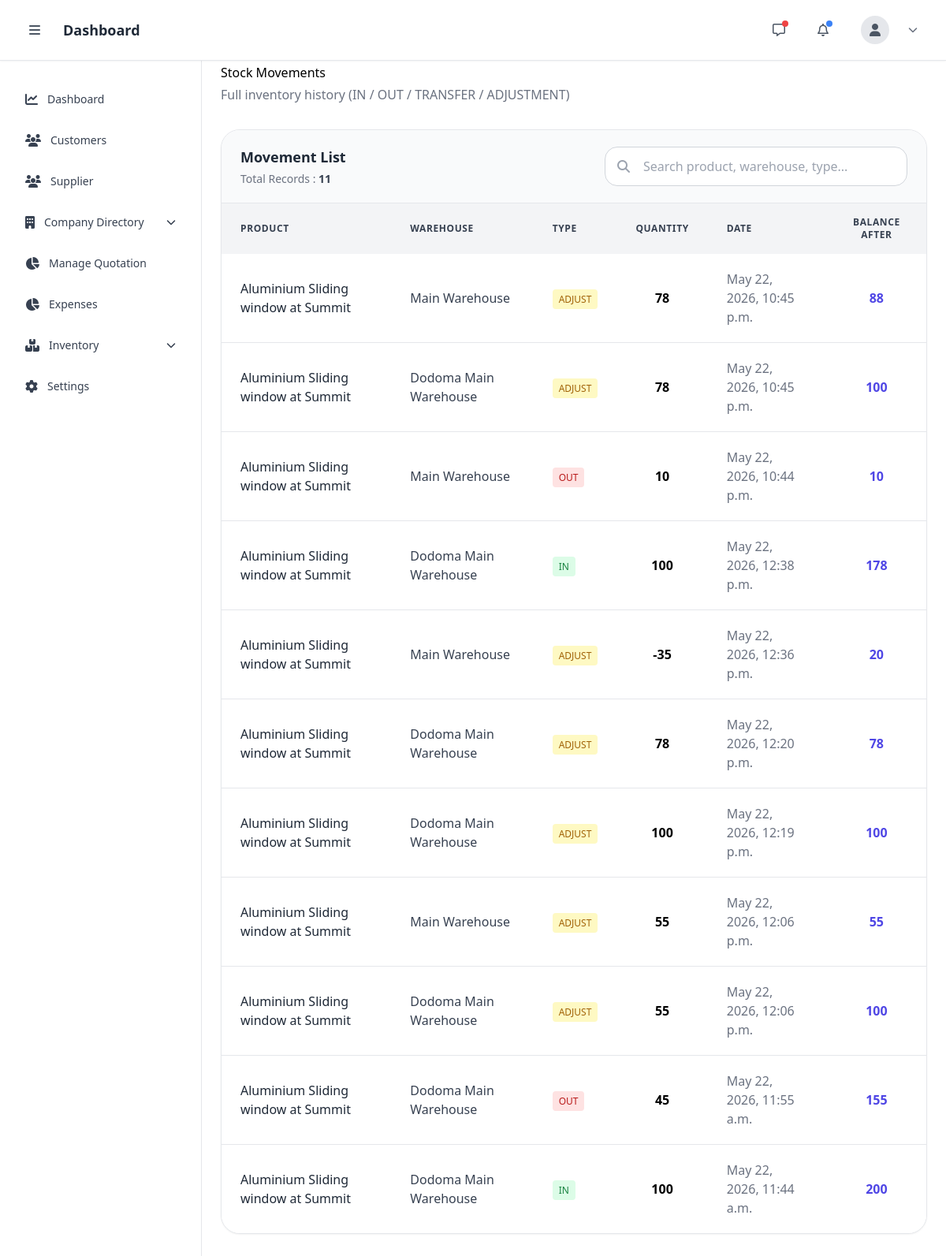
The page /inventory/stock-movements/ on the database its author committed.
### inventory/models.py (models this page shows, shortened)
class StockMovement(models.Model):
    MOVEMENT_TYPES = (
        ('IN', 'IN'),
        ('OUT', 'OUT'),
        ('ADJUSTMENT', 'ADJUSTMENT'),
        ('TRANSFER', 'TRANSFER'),
    )
    product = models.ForeignKey(
        Product,
        on_delete=models.CASCADE
    )
    warehouse = models.ForeignKey(
        Warehouse,
        on_delete=models.CASCADE
    )
    movement_type = models.CharField(
        max_length=20,
        choices=MOVEMENT_TYPES
    )
    reference_type = models.CharField(max_length=100)
    reference_id = models.IntegerField(null=True, blank=True)
    quantity = models.IntegerField()
    balance_after = models.IntegerField()
    created_by = models.ForeignKey(
        User,
        on_delete=models.SET_NULL,
        null=True
    )
    note = models.TextField(null=True, blank=True)
    created_at = models.DateTimeField(auto_now_add=True)

class Product(models.Model):
    category = models.ForeignKey(
        Category,
        on_delete=models.CASCADE
    )
    unit = models.ForeignKey(
        Unit,
        on_delete=models.CASCADE
    )
    product_code = models.CharField(max_length=100, unique=True)
    name = models.CharField(max_length=255)
    description = models.TextField(blank=True)
    buying_price = models.DecimalField(
        max_digits=12,
        decimal_places=2
    )
    selling_price = models.DecimalField(
        max_digits=12,
        decimal_places=2
    )
    minimum_stock = models.IntegerField(default=0)
    barcode = models.CharField(max_length=255, blank=True)
    created_at = models.DateTimeField(auto_now_add=True)

class Warehouse(models.Model):
    name = models.CharField(max_length=255)
    location = models.CharField(max_length=255)
    manager = models.ForeignKey(
        User,
        on_delete=models.SET_NULL,
        null=True
    )

### inventory/views.py (the view)
# urls.py: path('stock-movements/', views.stock_movements, name='stock_movements'),
def stock_movements(request):
    query = request.GET.get('q', '')
    movements = StockMovement.objects.select_related(
        'product', 'warehouse'
    ).order_by('-id')
    if query:
        movements = movements.filter(
            Q(product__name__icontains=query) |
            Q(warehouse__name__icontains=query) |
            Q(movement_type__icontains=query)
        )
    return render(request, 'manager/stock_movements.html', {
        'movements': movements,
        'query': query
    })

### templates/manager/stock_movements.html (shortened to what this page needs)
{% extends 'manager/base.html' %}
{% load humanize %}
{% block content %}
{% include 'manager/nav.html' %}
{% include 'manager/sidebar.html' %}
<div class="sm:ml-64 min-h-screen  pt-20 px-4 md:px-6 pb-10">
    <div class="max-w-7xl mx-auto">
        <div class="flex flex-col lg:flex-row lg:items-center lg:justify-between gap-4 mb-8">
            <div>
                <h1 class="text-3xltext-gray-800">
                    Stock Movements
                </h1>
                <p class="text-gray-500 mt-1">
                    Full inventory history (IN / OUT / TRANSFER / ADJUSTMENT)
                </p>
            </div>
        </div>
        <div class="bg-white border border-gray-200 rounded-3xl shadow-sm overflow-hidden">
            <div class="px-6 py-5 border-b border-gray-200 bg-gray-50">
                <div class="flex flex-col lg:flex-row lg:items-center lg:justify-between gap-5">
                    <div>
                        <h2 class="text-lg font-semibold text-gray-800">
                            Movement List
                        </h2>
                        <p class="text-sm text-gray-500 mt-1">
                            Total Records :
                            <span class="font-semibold text-gray-700">
                                {{ movements.count }}
                            </span>
                        </p>
                    </div>
                    <div class="w-full lg:w-96">
                        <div class="relative">
                            <div class="absolute inset-y-0 left-0 flex items-center pl-4 text-gray-400">
                                <i class="fa-solid fa-magnifying-glass"></i>
                            </div>
                            <input
                                type="text"
                                id="movementSearch"
                                placeholder="Search product, warehouse, type..."
                                class="w-full pl-12 pr-4 py-3 rounded-2xl border border-gray-300 focus:ring-2 focus:ring-indigo-500 outline-none"
                            >
                        </div>
                    </div>
                </div>
            </div>
            <div class="overflow-x-auto">
                <table class="w-full">
                    <thead class="bg-gray-100 text-gray-700 uppercase text-xs tracking-wider">
                        <tr>
                            <th class="px-6 py-4 text-left">Product</th>
                            <th class="px-6 py-4 text-left">Warehouse</th>
                            <th class="px-6 py-4 text-left">Type</th>
                            <th class="px-6 py-4 text-center">Quantity</th>
                            <th class="px-6 py-4 text-left">Date</th>
                            <th class="px-6 py-4 text-center">Balance After</th>
                        </tr>
                    </thead>
                    <tbody id="movementTable" class="divide-y divide-gray-200 bg-white">
                        {% for m in movements %}
                        <tr class="movement-row hover:bg-gray-50 transition"
                            data-product="{{ m.product.name|lower }}"
                            data-warehouse="{{ m.warehouse.name|lower }}"
                            data-type="{{ m.movement_type|lower }}"
                        >
                            <td class="px-6 py-5 font-medium text-gray-800">
                                {{ m.product.name }}
                            </td>
                            <td class="px-6 py-5 text-gray-700">
                                {{ m.warehouse.name }}
                            </td>
                            <td class="px-6 py-5">
                                {% if m.movement_type == 'IN' %}
                                    <span class="px-2 py-1 bg-green-100 text-green-700 rounded text-xs">IN</span>
                                {% elif m.movement_type == 'OUT' %}
                                    <span class="px-2 py-1 bg-red-100 text-red-700 rounded text-xs">OUT</span>
                                {% elif m.movement_type == 'TRANSFER' %}
                                    <span class="px-2 py-1 bg-indigo-100 text-indigo-700 rounded text-xs">TRANSFER</span>
                                {% else %}
                                    <span class="px-2 py-1 bg-yellow-100 text-yellow-700 rounded text-xs">ADJUST</span>
                                {% endif %}
                            </td>
                            <td class="px-6 py-5 text-center font-semibold">
                                {{ m.quantity }}
                            </td>
                            <td class="px-6 py-5 text-gray-500">
                                {{ m.created_at }}
                            </td>
                            <td class="px-6 py-5 text-center text-indigo-600 font-semibold">
                                {{ m.balance_after }}
                            </td>
                        </tr>
                        {% empty %}
                        <tr>
                            <td colspan="5" class="px-6 py-20 text-center text-gray-500">
                                No movements found
                            </td>
                        </tr>
                        {% endfor %}
                    </tbody>
                </table>
            </div>
        </div>
    </div>
</div>
{% endblock %}

### rows shown on the page
StockMovement: product.name "Aluminium Sliding window at Summit", warehouse.name "Main Warehouse", movement_type "ADJUST", quantity "78", created_at "May 22, 2026, 10:45 p.m.", balance_after "88"
StockMovement: product.name "Aluminium Sliding window at Summit", warehouse.name "Dodoma Main Warehouse", movement_type "ADJUST", quantity "78", created_at "May 22, 2026, 10:45 p.m.", balance_after "100"
StockMovement: product.name "Aluminium Sliding window at Summit", warehouse.name "Main Warehouse", movement_type "OUT", quantity "10", created_at "May 22, 2026, 10:44 p.m.", balance_after "10"
StockMovement: product.name "Aluminium Sliding window at Summit", warehouse.name "Dodoma Main Warehouse", movement_type "IN", quantity "100", created_at "May 22, 2026, 12:38 p.m.", balance_after "178"
StockMovement: product.name "Aluminium Sliding window at Summit", warehouse.name "Main Warehouse", movement_type "ADJUST", quantity "-35", created_at "May 22, 2026, 12:36 p.m.", balance_after "20"
StockMovement: product.name "Aluminium Sliding window at Summit", warehouse.name "Dodoma Main Warehouse", movement_type "ADJUST", quantity "78", created_at "May 22, 2026, 12:20 p.m.", balance_after "78"
StockMovement: product.name "Aluminium Sliding window at Summit", warehouse.name "Dodoma Main Warehouse", movement_type "ADJUST", quantity "100", created_at "May 22, 2026, 12:19 p.m.", balance_after "100"
StockMovement: product.name "Aluminium Sliding window at Summit", warehouse.name "Main Warehouse", movement_type "ADJUST", quantity "55", created_at "May 22, 2026, 12:06 p.m.", balance_after "55"
StockMovement: product.name "Aluminium Sliding window at Summit", warehouse.name "Dodoma Main Warehouse", movement_type "ADJUST", quantity "55", created_at "May 22, 2026, 12:06 p.m.", balance_after "100"
StockMovement: product.name "Aluminium Sliding window at Summit", warehouse.name "Dodoma Main Warehouse", movement_type "OUT", quantity "45", created_at "May 22, 2026, 11:55 a.m.", balance_after "155"
StockMovement: product.name "Aluminium Sliding window at Summit", warehouse.name "Dodoma Main Warehouse", movement_type "IN", quantity "100", created_at "May 22, 2026, 11:44 a.m.", balance_after "200"

### other values the page prints
{{ movements.count }} "11"
